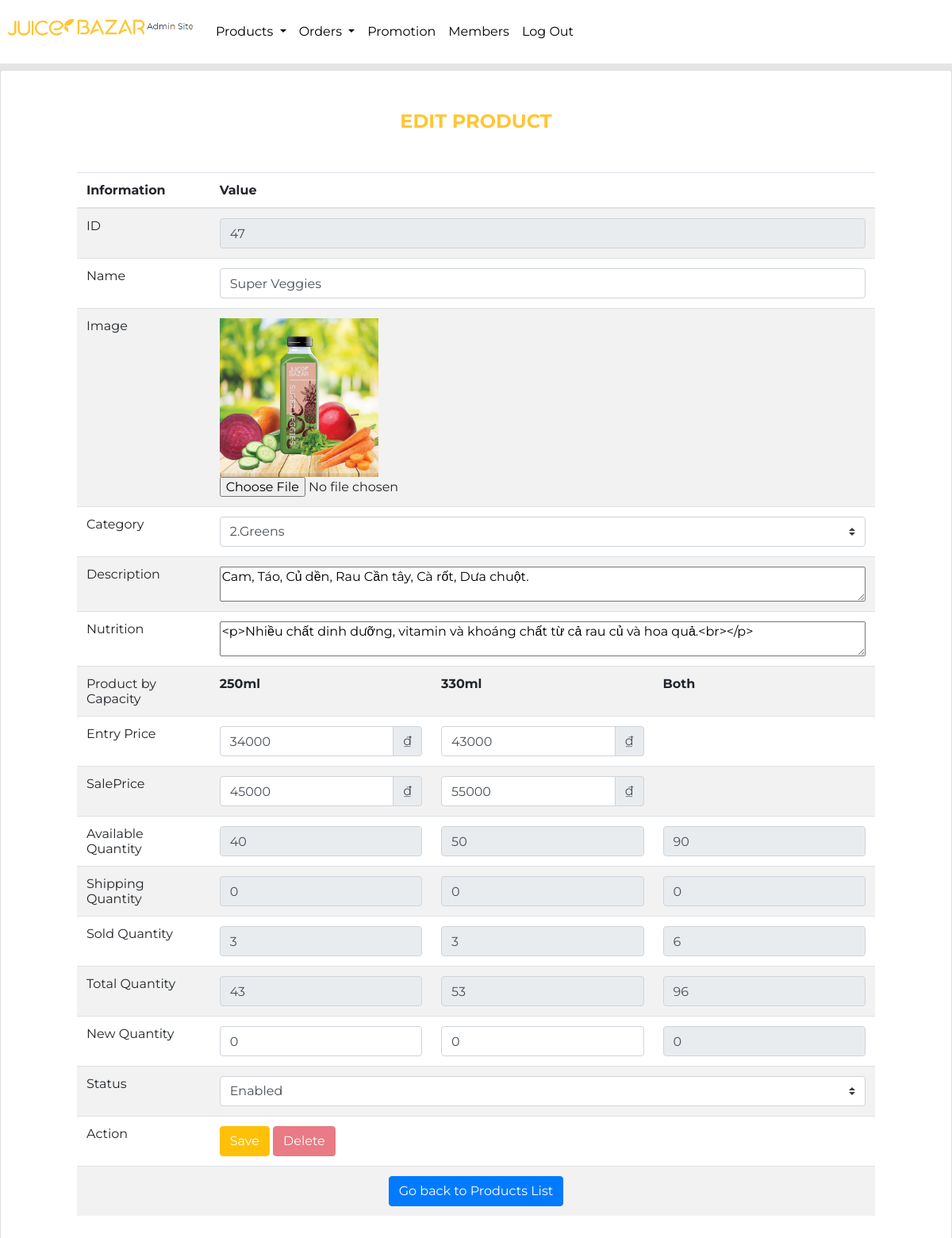
The page /admin/public/products-edit.php?id=47 (signed in) on the database its author committed.
### tables this page shows
CREATE TABLE `product` (
  `ProductId` int(11) NOT NULL,
  `TypeId` int(11) NOT NULL,
  `Name` varchar(50) NOT NULL,
  `Image` varchar(255) DEFAULT NULL,
  `Description` text DEFAULT NULL,
  `Nutrition` text DEFAULT NULL,
  `Status` tinyint(1) NOT NULL DEFAULT 1
);

### admin/templates/products-edit.html.php (the view, shortened to what the rows shown need)
<div class="page-section card col-12 p-5">
    <div class="px-5">
        <table class="table table-hover table-striped" id='prodEditTable'>
            <thead>
                <tr>
                    <th scope="col" width=15%>Information</th>
                    <th scope="col" colspan="3">Value</th>
                </tr>
            </thead>
            <tbody>
                <form enctype="multipart/form-data" method="post" action="">
                    <tr>
                        <td colspan="3">
                            <input class="form-control" type="text" disabled value="<?= $products[0]['ProductId'] ?>">
                        </td>
                    </tr>
                    <tr>
                        <td colspan="3">
                            <input class="form-control" type="text" name="Name" value="<?= $products[0]['Name'] ?>" required>
                        </td>
                    </tr>
                    <tr>
                        <td colspan="3">
                            <img class="img-fluid" src="../../<?= $products[0]['Image']; ?>" alt="<?= $products[0]['Name']; ?>" style="width:200px">
                            <input class="form-control-file" type="file" name="Image">
                        </td>
                    </tr>
                    <tr>
                        <td colspan="3">
                            <select class="custom-select" name="TypeId" value=<?= $products[0]['TypeId'] ?>>
                                <option value='2' <?= ($products[0]['TypeId'] == 2) ? 'selected' : '' ?>>2.Greens</option>
                            </select>
                        </td>
                    </tr>
                    <tr>
                        <td colspan="3">
                            <textarea name="Description" id="Description" style="width:100%"><?= $products[0]['Description']; ?></textarea>
                        </td>
                    </tr>
                    <tr>
                        <td colspan="3">
                            <textarea name="Nutrition" id="Nutrition" style="width:100%"><?= $products[0]['Nutrition']; ?></textarea>
                        </td>
                    </tr>
                    <tr>
                        <th scope="col" style="width: 25%">250ml</th>
                        <th scope="col" style="width: 25%">330ml</th>
                        <th scope="col" style="width: 25%">Both</th>
                    </tr>
                    <tr>
                        <td colspan="3">
                            <select class="custom-select" name="Status" value=<?= $products[0]['Status'] ?>>
                                <option value='1' <?= ($products[0]['Status'] == 1) ? 'selected' : '' ?>>Enabled</option>
                            </select>
                        </td>
                    </tr>
                </form>
            </tbody>
        </table>
    </div>
</div>

### rows shown on the page
product: ProductId "47", Name "Super Veggies", Image (picture), TypeId "2.Greens", Description "Cam, Táo, Củ dền, Rau Cần tây, Cà rốt, Dưa chuột.", Nutrition "<p>Nhiều chất dinh dưỡng, vitamin và khoáng chất từ cả rau củ và hoa quả.<br></p>", Status "Enabled"

### other values the page prints
$sectionTitle "EDIT PRODUCT"
